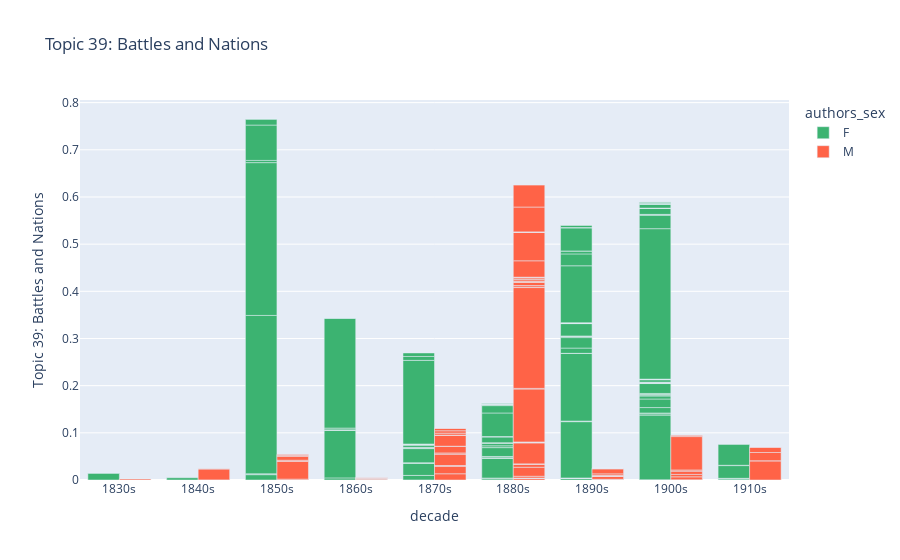

Notebook code for this chart:
### Code cell
topic_to_visualize = 'Topic 39: Battles and Nations'

fig = px.bar(
    complete_data_df,
    x='decade',
    y=topic_to_visualize,
    color='authors_sex',
    barmode='group',
    hover_data=['book_title'],
    title='Topic 39: Battles and Nations',
    color_discrete_sequence=['MediumSeaGreen', 'Tomato'],
)
fig.show()



print(csp.plot(fig, filename = 'Topic 39: Battles and Nations', auto_open=False)) #create a file on plotly chart studio account and a link in this notebook

### Figure 1 — Plotly figure (JSON) as saved in the notebook; plotly's stock layout.template omitted (floating-point values rounded to 4 significant figures; data arrays with more than 128 entries replaced by an {"elided": "..."} marker saying what was removed)
{"data": [{"alignmentgroup": "True", "customdata": {"elided": "157x1 str values"}, "hovertemplate": "authors_sex=F<br>decade=%{x}<br>Topic 39: Battles and Nations=%{y}<br>book_title=%{customdata[0]}<extra></extra>", "legendgroup": "F", "marker": {"color": "MediumSeaGreen", "pattern": {"shape": ""}}, "name": "F", "offsetgroup": "F", "orientation": "v", "showlegend": true, "textposition": "auto", "type": "bar", "x": {"elided": "157 str values"}, "xaxis": "x", "y": {"elided": "157 float values"}, "yaxis": "y"}, {"alignmentgroup": "True", "customdata": [["1836_marryat-mr-midshipman-easy"], ["1841_marryat-masterman-ready"], ["1844_marryat-the-settlers-in-canada"], ["1845_dickens-the-cricket-on-the-hearth-a-fairy-tale-of-home"], ["1847_marryat-the-children-of-the-new-forest"], ["1848_marryat-the-little-savage"], ["1851_ruskin-the-king-of-the-golden-river"], ["1855_kingsley-westward-ho"], ["1856_ballantyne-the-young-fur-traders"], ["1857_ballantyne-the-coral-island-a-tale-of-the-pacific-ocean"], ["1857_hughes-tom-browns-school-days"], ["1858_ballantyne-martin-rattler"], ["1858_farrar-eric-or-little-by-little"], ["1861_hughes-tom-brown-at-oxford"], ["1862_farrar-st-winfreds-the-world-of-school"], ["1863_ballantyne-fighting-the-whales"], ["1863_kingsley-the-water-babies"], ["1865_ballantyne-the-lighthouse"], ["1865_carroll-alices-adventures-in-wonderland"], ["1869_dickens-david-copperfield"], ["1870_hemyng-jack-harkaways-boy-tinker-among-the-turks"], ["1871_carroll-through-the-looking-glass"], ["1871_macdonald-at-the-back-of-the-north-wind"], ["1871_macdonald-ranald-bannermans-boyhood"], ["1872_ballantyne-the-pioneers"], ["1872_macdonald-the-princess-and-the-goblin"], ["1873_ballantyne-life-in-the-red-brigade"], ["1873_macdonald-gutta-percha-willie-the-working-genius"], ["1874_ballantyne-the-pirate-city-an-algerine-tale"], ["1875_ballantyne-rivers-of-ice"], ["1875_macdonald-a-double-story"], ["1876_adams-hair-breadth-escapes-the-adventures-of-the-three-boys-in-south-africa"], ["1877_ballantyne-the-settler-and-the-savage"], ["1878_kingston-the-three-admirals"], ["1879_hemyng-jack-harkaway-in-new-york"], ["1879_hemyng-the-slave-of-the-mine"], ["1881_ballantyne-my-doggie-and-i"], ["1881_reed-the-fifth-form-at-st-dominics"], ["1882_ballantyne-the-life-of-a-ship"], ["1882_henty-facing-death"], ["1882_jefferies-bevis-the-story-of-a-boy"], ["1883_ballantyne-battles-with-the-sea"], ["1883_ballantyne-the-thorogood-family"], ["1883_fenn-nat-the-naturalist-a-boys-adventures-in-the-eastern-seas"], ["1883_kingston-adventures-in-africa"], ["1883_macdonald-the-princess-and-curdie"], ["1883_reed-the-adventures-of-a-three-guinea-watch"], ["1883_stevenson-treasure-island"], ["1884_collingwood-the-pirate-island-a-story-of-the-south-pacific"], ["1884_collingwood-under-the-meteor-flag-log-of-a-midshipman-during-the-french-revolutionary-ear"], ["1884_fenn-through-forest-and-stream"], ["1884_lang-the-princess-nobody-a-tale-of-fairyland"], ["1885_collingwood-the-congo-rovers-a-story-of-the-slave-squadron"], ["1885_collingwood-the-voyage-of-the-aurora"], ["1885_fenn-the-new-forest-spy"], ["1885_henty-the-dragon-and-the-raven"], ["1885_henty-the-young-colonists"], ["1885_kingston-adventures-in-australia"], ["1885_reed-follow-my-leader"], ["1885_reed-reginald-cruden"], ["1886_ballantyne-the-lively-poll"], ["1886_ballantyne-the-prairie-chief"], ["1886_fenn-son-phillip"], ["1886_henty-for-name-and-fame"], ["1886_henty-within-the-enemy-lines"], ["1886_stevenson-kidnapped"], ["1887_adams-perils-in-the-transvaal-and-zululand"], ["1887_collingwood-the-rovers-secret-a-tale-of-the-pirate-cays-and-lagoons-of-cuba"], ["1887_fenn-the-bag-of-diamonds"], ["1887_reed-the-master-of-the-shell"], ["1888_henty-sturdy-and-strong"], ["1888_in-the-reign-of-terror"], ["1888_lang-the-gold-of-fairnilee"], ["1888_macdonald-a-rough-shaking"], ["1888_wilde-the-happy-prince-and-other-tales"], ["1889_fenn-three-boys"], ["1889_lang-prince-prigio"], ["1889_reed-sir-ludar"], ["1890_ballantyne-the-eagle-cliff"], ["1891_reed-roger-ingleton-minor"], ["1893_reed-the-cock-house-at-fellsgarth"], ["1893_stevenson-catriona"], ["1894_collingwood-the-cruise-of-the-esmeralda"], ["1894_kipling-the-jungle-book"], ["1894_reed-a-dog-with-a-bad-name"], ["1894_reed-tom-dick-and-harry"], ["1895_collingwood-the-pirate-slaver-a-story-of-the-west-african-coast"], ["1895_kipling-the-second-jungle-book"], ["1895_reed-kilgorman-a-story-of-ireland-in-1798"], ["1896_collingswood-the-log-of-privateersman"], ["1897_kipling-captains-courageous-a-story-of-the-grand-banks"], ["1898_collingwood-a-pirate-of-the-caribbees"], ["1898_farrow-the-wallypug-in-london"], ["1899_collingwood-the-castaways"], ["1899_kipling-stalky-and-co"], ["1900_farrow-the-jungle-baby"], ["1900_hemyng-jack-harkaway-and-his-sons-escape-from-the-brigands-of-greece"], ["1906_collingwood-across-the-spanish-main-a-tale-of-the-sea-in-the-days-of-queen-bess"], ["1907_collingwood-with-airship-and-submarine-a-tale-of-adventure"], ["1908_collingwood-a-middy-in-command-a-tale-of-the-slave-squadron"], ["1908_collingwood-under-the-chilian-flag-a-tale-of-war-between-chili-and-peru"], ["1909_collingwood-harry-escombe-a-tale-of-adventure-in-peru"], ["1909_collingwood-the-cruise-of-the-thetis-a-tale-of-the-cuban-insurrection"], ["1910_collingwood-a-middy-of-the-slave-squadron-a-west-african-story"], ["1910_kipling-rewards-and-fairies"], ["1911_collingwood-a-middy-of-the-king-a-romance-of-the-old-british-navy"], ["1911_collingwood-the-adventures-of-dick-maitland-a-tale-of-unknown-africa"], ["1912_collingwood-two-gallant-sons-of-davon-a-tale-of-the-days-of-queen-bess"], ["1914_collingwood-the-first-mate-the-story-of-a-strange-cruise"]], "hovertemplate": "authors_sex=M<br>decade=%{x}<br>Topic 39: Battles and Nations=%{y}<br>book_title=%{customdata[0]}<extra></extra>", "legendgroup": "M", "marker": {"color": "Tomato", "pattern": {"shape": ""}}, "name": "M", "offsetgroup": "M", "orientation": "v", "showlegend": true, "textposition": "auto", "type": "bar", "x": ["1830s", "1840s", "1840s", "1840s", "1840s", "1840s", "1850s", "1850s", "1850s", "1850s", "1850s", "1850s", "1850s", "1860s", "1860s", "1860s", "1860s", "1860s", "1860s", "1860s", "1870s", "1870s", "1870s", "1870s", "1870s", "1870s", "1870s", "1870s", "1870s", "1870s", "1870s", "1870s", "1870s", "1870s", "1870s", "1870s", "1880s", "1880s", "1880s", "1880s", "1880s", "1880s", "1880s", "1880s", "1880s", "1880s", "1880s", "1880s", "1880s", "1880s", "1880s", "1880s", "1880s", "1880s", "1880s", "1880s", "1880s", "1880s", "1880s", "1880s", "1880s", "1880s", "1880s", "1880s", "1880s", "1880s", "1880s", "1880s", "1880s", "1880s", "1880s", "1880s", "1880s", "1880s", "1880s", "1880s", "1880s", "1880s", "1890s", "1890s", "1890s", "1890s", "1890s", "1890s", "1890s", "1890s", "1890s", "1890s", "1890s", "1890s", "1890s", "1890s", "1890s", "1890s", "1890s", "1900s", "1900s", "1900s", "1900s", "1900s", "1900s", "1900s", "1900s", "1910s", "1910s", "1910s", "1910s", "1910s", "1910s"], "xaxis": "x", "y": [0.002114, 1.72e-05, 3.124e-05, 0.0001504, 0.0232, 0.0003673, 0.001833, 0.03815, 1.085e-05, 0.001913, 0.0082, 0.002139, 0.001743, 0.002328, 0.0001058, 2.741e-05, 0.001861, 0.0002204, 0.0004615, 7.684e-05, 0.0132, 0.01629, 0.000723, 0.0001308, 0.0003336, 0.02451, 0.0001092, 0.002149, 0.01399, 0.0002399, 0.02329, 0.0002603, 0.004112, 0.005018, 0.005217, 3.889e-05, 0.003732, 0.0003135, 0.0002317, 9.244e-06, 0.003651, 0.01914, 0.006759, 6.528e-05, 0.00033, 0.04473, 0.0001453, 0.0008945, 0.000138, 0.0005372, 2.399e-05, 0.1129, 1.954e-05, 6.819e-06, 0.0006287, 0.2138, 4.361e-05, 8.93e-05, 0.003988, 1.609e-05, 1.844e-05, 0.007069, 5.165e-05, 0.002441, 0.0001922, 0.003206, 0.003782, 5.666e-05, 1.604e-05, 0.0009834, 4.838e-05, 0.03471, 0.06019, 0.0003968, 0.0005438, 0.0001754, 0.05266, 0.04655, 0.0009808, 6.227e-05, 0.0004617, 0.006395, 1.274e-05, 0.0001765, 4.944e-05, 0.001333, 2.636e-05, 0.003543, 0.01074, 0.0002761, 0.000721, 5.825e-05, 0.0003773, 6.309e-05, 2.866e-05, 0.0003832, 0.00635, 0.005134, 0.007384, 1.365e-05, 0.00204, 0.07075, 0.002203, 1.317e-05, 0.04071, 0.0001015, 0.0175, 0.01126, 8.189e-06], "yaxis": "y"}], "layout": {"barmode": "group", "legend": {"title": {"text": "authors_sex"}, "tracegroupgap": 0}, "title": {"text": "Topic 39: Battles and Nations"}, "xaxis": {"anchor": "y", "domain": [0, 1], "title": {"text": "decade"}}, "yaxis": {"anchor": "x", "domain": [0, 1], "title": {"text": "Topic 39: Battles and Nations"}}}}
